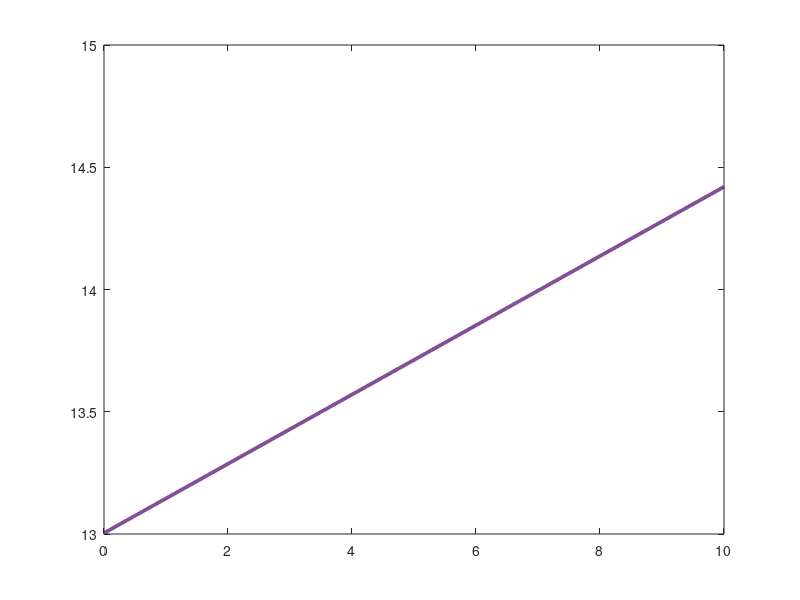

This figure's MATLAB source: (Note: this script raises an error after producing the figure.)
kp = 16853/1296; ki = 1/(16853*419*10^-6);
num = [kp ki]; den = [1 0]; sys = tf(num, den);
t = 0:0.001:10;

h_theory = kp + ki * t;
[h_sys, t_sys] = step(sys, t);

figure('Position', [100 100 900 400], 'Color','white');
plot(t, h_theory, 'Color', [0, 0, 0.7], 'LineStyle', '-', 'LineWidth', 2.5); hold on;
plot(t_sys, h_sys, 'Color', [0.8 0.2 0.2], 'LineStyle', '--', 'LineWidth', 2.5);

ax = gca; ax.LineWidth = 1.5; ax.FontSize = 13;
ax.XColor = [0.3 0.3 0.3]; ax.YColor = [0.3 0.3 0.3];
ax.GridColor = [0.9 0.9 0.9]; ax.GridAlpha = 0.4;
ax.MinorGridColor = [0.95 0.95 0.95]; ax.MinorGridAlpha = 0.2;
grid on; grid minor; box on;

xlabel('Time'); ylabel('h(t)'); ylim([12.95, 14.5]);
legend('h_{theor}', 'h_{sys}', 'Location','southeast','FontSize',15);
set(findall(gcf, '-property', 'FontName'), 'FontName', 'DejaVu Math TeX Gyre');
exportgraphics(gcf, '../../../images/task5/time/y5.png', 'Resolution', 500);
